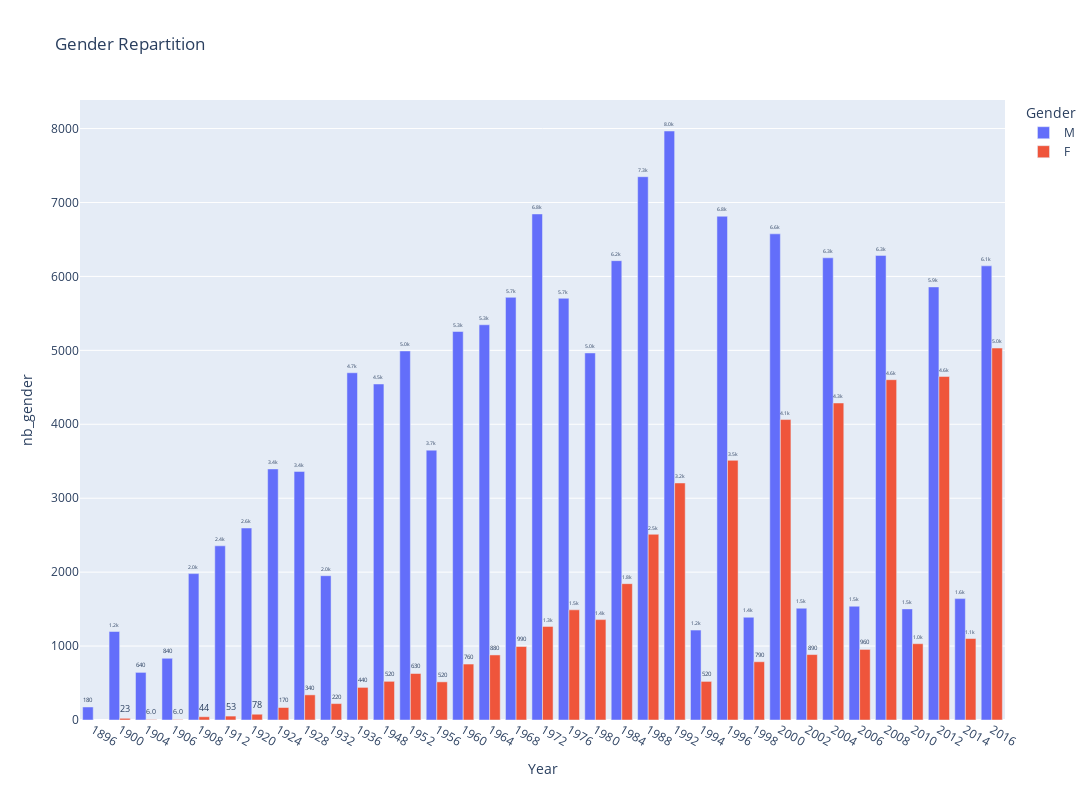

Here is the notebook cell this chart was saved with:
### Code cell
fig = px.bar(df2,x="Year",y="nb_gender",color="Gender",title="Gender Repartition", barmode='group',width=1500,height=800, text_auto='.2s')
fig.update_traces(textfont_size=12, textangle=0, textposition="outside", cliponaxis=False)
fig.update_xaxes(type="category")

### Figure 1 — Plotly figure (JSON) as saved in the notebook; plotly's stock layout.template omitted (floating-point values rounded to 4 significant figures)
{"data": [{"alignmentgroup": "True", "cliponaxis": false, "hovertemplate": "Gender=M<br>Year=%{x}<br>nb_gender=%{y}<extra></extra>", "legendgroup": "M", "marker": {"color": "#636efa", "pattern": {"shape": ""}}, "name": "M", "offsetgroup": "M", "orientation": "v", "showlegend": true, "textangle": 0, "textfont": {"size": 12}, "textposition": "outside", "texttemplate": "%{y:.2s}", "type": "bar", "x": [1896, 1900, 1904, 1906, 1908, 1912, 1920, 1924, 1928, 1932, 1936, 1948, 1952, 1956, 1960, 1964, 1968, 1972, 1976, 1980, 1984, 1988, 1992, 1994, 1996, 1998, 2000, 2002, 2004, 2006, 2008, 2010, 2012, 2014, 2016], "xaxis": "x", "y": [176, 1197, 644, 835, 1980, 2356, 2597, 3396, 3362, 1952, 4697, 4545, 4992, 3650, 5255, 5346, 5717, 6845, 5704, 4965, 6213, 7349, 7967, 1216, 6814, 1390, 6576, 1512, 6252, 1539, 6284, 1503, 5858, 1642, 6143], "yaxis": "y"}, {"alignmentgroup": "True", "cliponaxis": false, "hovertemplate": "Gender=F<br>Year=%{x}<br>nb_gender=%{y}<extra></extra>", "legendgroup": "F", "marker": {"color": "#EF553B", "pattern": {"shape": ""}}, "name": "F", "offsetgroup": "F", "orientation": "v", "showlegend": true, "textangle": 0, "textfont": {"size": 12}, "textposition": "outside", "texttemplate": "%{y:.2s}", "type": "bar", "x": [1900, 1904, 1906, 1908, 1912, 1920, 1924, 1928, 1932, 1936, 1948, 1952, 1956, 1960, 1964, 1968, 1972, 1976, 1980, 1984, 1988, 1992, 1994, 1996, 1998, 2000, 2002, 2004, 2006, 2008, 2010, 2012, 2014, 2016], "xaxis": "x", "y": [23, 6, 6, 44, 53, 78, 169, 340, 222, 441, 523, 629, 516, 757, 880, 994, 1266, 1490, 1358, 1844, 2512, 3206, 522, 3512, 788, 4064, 885, 4288, 955, 4603, 1032, 4646, 1102, 5031], "yaxis": "y"}], "layout": {"barmode": "group", "height": 800, "legend": {"title": {"text": "Gender"}, "tracegroupgap": 0}, "title": {"text": "Gender Repartition"}, "width": 1500, "xaxis": {"anchor": "y", "domain": [0, 1], "title": {"text": "Year"}, "type": "category"}, "yaxis": {"anchor": "x", "domain": [0, 1], "title": {"text": "nb_gender"}}}}
